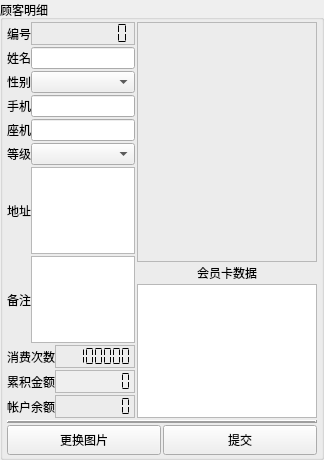
<?xml version="1.0" encoding="UTF-8"?>
<ui version="4.0">
 <author>Tim Kuo</author>
 <class>CustomerDetailWidgetClass</class>
 <widget class="QWidget" name="CustomerDetailWidgetClass">
  <property name="geometry">
   <rect>
    <x>0</x>
    <y>0</y>
    <width>324</width>
    <height>460</height>
   </rect>
  </property>
  <property name="windowTitle">
   <string>客户明细</string>
  </property>
  <layout class="QVBoxLayout" name="verticalLayout_2">
   <property name="spacing">
    <number>0</number>
   </property>
   <property name="margin">
    <number>0</number>
   </property>
   <item>
    <widget class="QGroupBox" name="groupBox">
     <property name="title">
      <string>顾客明细</string>
     </property>
     <layout class="QVBoxLayout" name="verticalLayout">
      <property name="spacing">
       <number>2</number>
      </property>
      <property name="leftMargin">
       <number>4</number>
      </property>
      <property name="topMargin">
       <number>2</number>
      </property>
      <property name="rightMargin">
       <number>4</number>
      </property>
      <property name="bottomMargin">
       <number>2</number>
      </property>
      <item>
       <layout class="QHBoxLayout" name="horizontalLayout_13" stretch="100000,1">
        <property name="spacing">
         <number>2</number>
        </property>
        <item>
         <layout class="QVBoxLayout" name="verticalLayout_3" stretch="0,0,0,0,0,0,1,1,0,0,0">
          <property name="spacing">
           <number>2</number>
          </property>
          <item>
           <layout class="QHBoxLayout" name="horizontalLayout" stretch="0,1">
            <property name="spacing">
             <number>0</number>
            </property>
            <item>
             <widget class="QLabel" name="labelId">
              <property name="text">
               <string>编号</string>
              </property>
             </widget>
            </item>
            <item>
             <widget class="QLCDNumber" name="idLcdNumber">
              <property name="frameShape">
               <enum>QFrame::StyledPanel</enum>
              </property>
              <property name="frameShadow">
               <enum>QFrame::Sunken</enum>
              </property>
              <property name="numDigits">
               <number>9</number>
              </property>
              <property name="segmentStyle">
               <enum>QLCDNumber::Flat</enum>
              </property>
             </widget>
            </item>
           </layout>
          </item>
          <item>
           <layout class="QHBoxLayout" name="horizontalLayout_9" stretch="0,1">
            <property name="spacing">
             <number>0</number>
            </property>
            <item>
             <widget class="QLabel" name="nameLabel">
              <property name="text">
               <string>姓名</string>
              </property>
              <property name="buddy">
               <cstring>nameLineEdit</cstring>
              </property>
             </widget>
            </item>
            <item>
             <widget class="QLineEdit" name="nameLineEdit">
              <property name="sizePolicy">
               <sizepolicy hsizetype="Expanding" vsizetype="Minimum">
                <horstretch>0</horstretch>
                <verstretch>0</verstretch>
               </sizepolicy>
              </property>
              <property name="frame">
               <bool>true</bool>
              </property>
             </widget>
            </item>
           </layout>
          </item>
          <item>
           <layout class="QHBoxLayout" name="horizontalLayout_2" stretch="0,1">
            <property name="spacing">
             <number>0</number>
            </property>
            <item>
             <widget class="QLabel" name="sexLabel">
              <property name="text">
               <string>性别</string>
              </property>
              <property name="buddy">
               <cstring>sexComboBox</cstring>
              </property>
             </widget>
            </item>
            <item>
             <widget class="QComboBox" name="sexComboBox">
              <property name="sizePolicy">
               <sizepolicy hsizetype="Expanding" vsizetype="Minimum">
                <horstretch>0</horstretch>
                <verstretch>0</verstretch>
               </sizepolicy>
              </property>
             </widget>
            </item>
           </layout>
          </item>
          <item>
           <layout class="QHBoxLayout" name="horizontalLayout_4" stretch="0,1">
            <property name="spacing">
             <number>0</number>
            </property>
            <item>
             <widget class="QLabel" name="cellLabel">
              <property name="text">
               <string>手机</string>
              </property>
              <property name="buddy">
               <cstring>cellLineEdit</cstring>
              </property>
             </widget>
            </item>
            <item>
             <widget class="QLineEdit" name="cellLineEdit">
              <property name="sizePolicy">
               <sizepolicy hsizetype="Expanding" vsizetype="Minimum">
                <horstretch>0</horstretch>
                <verstretch>0</verstretch>
               </sizepolicy>
              </property>
              <property name="maxLength">
               <number>16</number>
              </property>
              <property name="frame">
               <bool>true</bool>
              </property>
             </widget>
            </item>
           </layout>
          </item>
          <item>
           <layout class="QHBoxLayout" name="horizontalLayout_5" stretch="0,1">
            <property name="spacing">
             <number>0</number>
            </property>
            <item>
             <widget class="QLabel" name="phoneLabel">
              <property name="text">
               <string>座机</string>
              </property>
              <property name="buddy">
               <cstring>phoneLineEdit</cstring>
              </property>
             </widget>
            </item>
            <item>
             <widget class="QLineEdit" name="phoneLineEdit">
              <property name="sizePolicy">
               <sizepolicy hsizetype="Expanding" vsizetype="Minimum">
                <horstretch>0</horstretch>
                <verstretch>0</verstretch>
               </sizepolicy>
              </property>
              <property name="maxLength">
               <number>16</number>
              </property>
              <property name="frame">
               <bool>true</bool>
              </property>
             </widget>
            </item>
           </layout>
          </item>
          <item>
           <layout class="QHBoxLayout" name="horizontalLayout_6" stretch="0,0">
            <property name="spacing">
             <number>0</number>
            </property>
            <item>
             <widget class="QLabel" name="levelLabel">
              <property name="text">
               <string>等级</string>
              </property>
              <property name="buddy">
               <cstring>sexComboBox</cstring>
              </property>
             </widget>
            </item>
            <item>
             <widget class="QComboBox" name="levelComboBox">
              <property name="sizePolicy">
               <sizepolicy hsizetype="Expanding" vsizetype="Fixed">
                <horstretch>0</horstretch>
                <verstretch>0</verstretch>
               </sizepolicy>
              </property>
             </widget>
            </item>
           </layout>
          </item>
          <item>
           <layout class="QHBoxLayout" name="horizontalLayout_7" stretch="0,1">
            <property name="spacing">
             <number>0</number>
            </property>
            <item>
             <widget class="QLabel" name="addressLabel">
              <property name="text">
               <string>地址</string>
              </property>
              <property name="buddy">
               <cstring>descPlainTextEdit</cstring>
              </property>
             </widget>
            </item>
            <item>
             <widget class="QPlainTextEdit" name="addressPlainTextEdit">
              <property name="minimumSize">
               <size>
                <width>0</width>
                <height>22</height>
               </size>
              </property>
              <property name="tabChangesFocus">
               <bool>true</bool>
              </property>
              <property name="documentTitle">
               <string/>
              </property>
              <property name="backgroundVisible">
               <bool>false</bool>
              </property>
             </widget>
            </item>
           </layout>
          </item>
          <item>
           <layout class="QHBoxLayout" name="horizontalLayout_8" stretch="0,1">
            <property name="spacing">
             <number>0</number>
            </property>
            <item>
             <widget class="QLabel" name="descLabel">
              <property name="text">
               <string>备注</string>
              </property>
              <property name="buddy">
               <cstring>descPlainTextEdit</cstring>
              </property>
             </widget>
            </item>
            <item>
             <widget class="QPlainTextEdit" name="descPlainTextEdit">
              <property name="minimumSize">
               <size>
                <width>0</width>
                <height>22</height>
               </size>
              </property>
              <property name="tabChangesFocus">
               <bool>true</bool>
              </property>
              <property name="documentTitle">
               <string/>
              </property>
              <property name="backgroundVisible">
               <bool>false</bool>
              </property>
             </widget>
            </item>
           </layout>
          </item>
          <item>
           <layout class="QHBoxLayout" name="horizontalLayout_3" stretch="0,1">
            <property name="spacing">
             <number>0</number>
            </property>
            <item>
             <widget class="QLabel" name="timesLabel">
              <property name="text">
               <string>消费次数</string>
              </property>
             </widget>
            </item>
            <item>
             <widget class="QLCDNumber" name="timesLcdNumber">
              <property name="minimumSize">
               <size>
                <width>40</width>
                <height>0</height>
               </size>
              </property>
              <property name="frameShape">
               <enum>QFrame::StyledPanel</enum>
              </property>
              <property name="frameShadow">
               <enum>QFrame::Sunken</enum>
              </property>
              <property name="numDigits">
               <number>8</number>
              </property>
              <property name="segmentStyle">
               <enum>QLCDNumber::Flat</enum>
              </property>
              <property name="intValue" stdset="0">
               <number>12345678</number>
              </property>
             </widget>
            </item>
           </layout>
          </item>
          <item>
           <layout class="QHBoxLayout" name="horizontalLayout_11" stretch="0,1">
            <property name="spacing">
             <number>0</number>
            </property>
            <item>
             <widget class="QLabel" name="consumeLabel">
              <property name="text">
               <string>累积金额</string>
              </property>
             </widget>
            </item>
            <item>
             <widget class="QLCDNumber" name="consumeLcdNumber">
              <property name="minimumSize">
               <size>
                <width>40</width>
                <height>0</height>
               </size>
              </property>
              <property name="autoFillBackground">
               <bool>true</bool>
              </property>
              <property name="frameShape">
               <enum>QFrame::StyledPanel</enum>
              </property>
              <property name="frameShadow">
               <enum>QFrame::Sunken</enum>
              </property>
              <property name="smallDecimalPoint">
               <bool>false</bool>
              </property>
              <property name="numDigits">
               <number>8</number>
              </property>
              <property name="segmentStyle">
               <enum>QLCDNumber::Flat</enum>
              </property>
              <property name="value" stdset="0">
               <double>0.000000000000000</double>
              </property>
              <property name="intValue" stdset="0">
               <number>0</number>
              </property>
             </widget>
            </item>
           </layout>
          </item>
          <item>
           <layout class="QHBoxLayout" name="horizontalLayout_12" stretch="0,1">
            <property name="spacing">
             <number>0</number>
            </property>
            <item>
             <widget class="QLabel" name="depositLabel">
              <property name="text">
               <string>帐户余额</string>
              </property>
             </widget>
            </item>
            <item>
             <widget class="QLCDNumber" name="depositLcdNumber">
              <property name="minimumSize">
               <size>
                <width>40</width>
                <height>0</height>
               </size>
              </property>
              <property name="frameShape">
               <enum>QFrame::StyledPanel</enum>
              </property>
              <property name="frameShadow">
               <enum>QFrame::Sunken</enum>
              </property>
              <property name="numDigits">
               <number>8</number>
              </property>
              <property name="segmentStyle">
               <enum>QLCDNumber::Flat</enum>
              </property>
             </widget>
            </item>
           </layout>
          </item>
         </layout>
        </item>
        <item>
         <layout class="QVBoxLayout" name="verticalLayout_4">
          <property name="spacing">
           <number>2</number>
          </property>
          <item>
           <widget class="QLabel" name="imageLabel">
            <property name="sizePolicy">
             <sizepolicy hsizetype="Expanding" vsizetype="Expanding">
              <horstretch>4</horstretch>
              <verstretch>3</verstretch>
             </sizepolicy>
            </property>
            <property name="minimumSize">
             <size>
              <width>180</width>
              <height>240</height>
             </size>
            </property>
            <property name="maximumSize">
             <size>
              <width>180</width>
              <height>240</height>
             </size>
            </property>
            <property name="sizeIncrement">
             <size>
              <width>4</width>
              <height>3</height>
             </size>
            </property>
            <property name="frameShape">
             <enum>QFrame::StyledPanel</enum>
            </property>
            <property name="frameShadow">
             <enum>QFrame::Sunken</enum>
            </property>
            <property name="text">
             <string/>
            </property>
            <property name="pixmap">
             <pixmap>:/common/business</pixmap>
            </property>
            <property name="scaledContents">
             <bool>false</bool>
            </property>
            <property name="alignment">
             <set>Qt::AlignCenter</set>
            </property>
           </widget>
          </item>
          <item>
           <widget class="QLabel" name="label">
            <property name="text">
             <string>会员卡数据</string>
            </property>
            <property name="alignment">
             <set>Qt::AlignCenter</set>
            </property>
           </widget>
          </item>
          <item>
           <widget class="QTreeView" name="cardsTreeView">
            <property name="editTriggers">
             <set>QAbstractItemView::NoEditTriggers</set>
            </property>
            <property name="alternatingRowColors">
             <bool>true</bool>
            </property>
            <property name="selectionBehavior">
             <enum>QAbstractItemView::SelectRows</enum>
            </property>
            <property name="sortingEnabled">
             <bool>true</bool>
            </property>
            <property name="animated">
             <bool>true</bool>
            </property>
           </widget>
          </item>
         </layout>
        </item>
       </layout>
      </item>
      <item>
       <widget class="Line" name="line">
        <property name="frameShadow">
         <enum>QFrame::Raised</enum>
        </property>
        <property name="lineWidth">
         <number>2</number>
        </property>
        <property name="orientation">
         <enum>Qt::Horizontal</enum>
        </property>
       </widget>
      </item>
      <item>
       <layout class="QHBoxLayout" name="horizontalLayout_10">
        <property name="spacing">
         <number>2</number>
        </property>
        <item>
         <widget class="QPushButton" name="picButton">
          <property name="sizePolicy">
           <sizepolicy hsizetype="Minimum" vsizetype="Preferred">
            <horstretch>0</horstretch>
            <verstretch>0</verstretch>
           </sizepolicy>
          </property>
          <property name="minimumSize">
           <size>
            <width>60</width>
            <height>30</height>
           </size>
          </property>
          <property name="text">
           <string>更换图片</string>
          </property>
         </widget>
        </item>
        <item>
         <widget class="QPushButton" name="submitButton">
          <property name="sizePolicy">
           <sizepolicy hsizetype="Minimum" vsizetype="Preferred">
            <horstretch>0</horstretch>
            <verstretch>0</verstretch>
           </sizepolicy>
          </property>
          <property name="minimumSize">
           <size>
            <width>60</width>
            <height>30</height>
           </size>
          </property>
          <property name="text">
           <string>提交</string>
          </property>
         </widget>
        </item>
       </layout>
      </item>
     </layout>
    </widget>
   </item>
  </layout>
 </widget>
 <layoutdefault spacing="2" margin="4"/>
 <resources>
  <include location="../Cosmetic/Cosmetic.qrc"/>
  <include location="../Cosmetic/Cosmetic.qrc"/>
  <include location="../Cosmetic/Cosmetic.qrc"/>
  <include location="../Cosmetic/Cosmetic.qrc"/>
 </resources>
 <connections/>
</ui>
